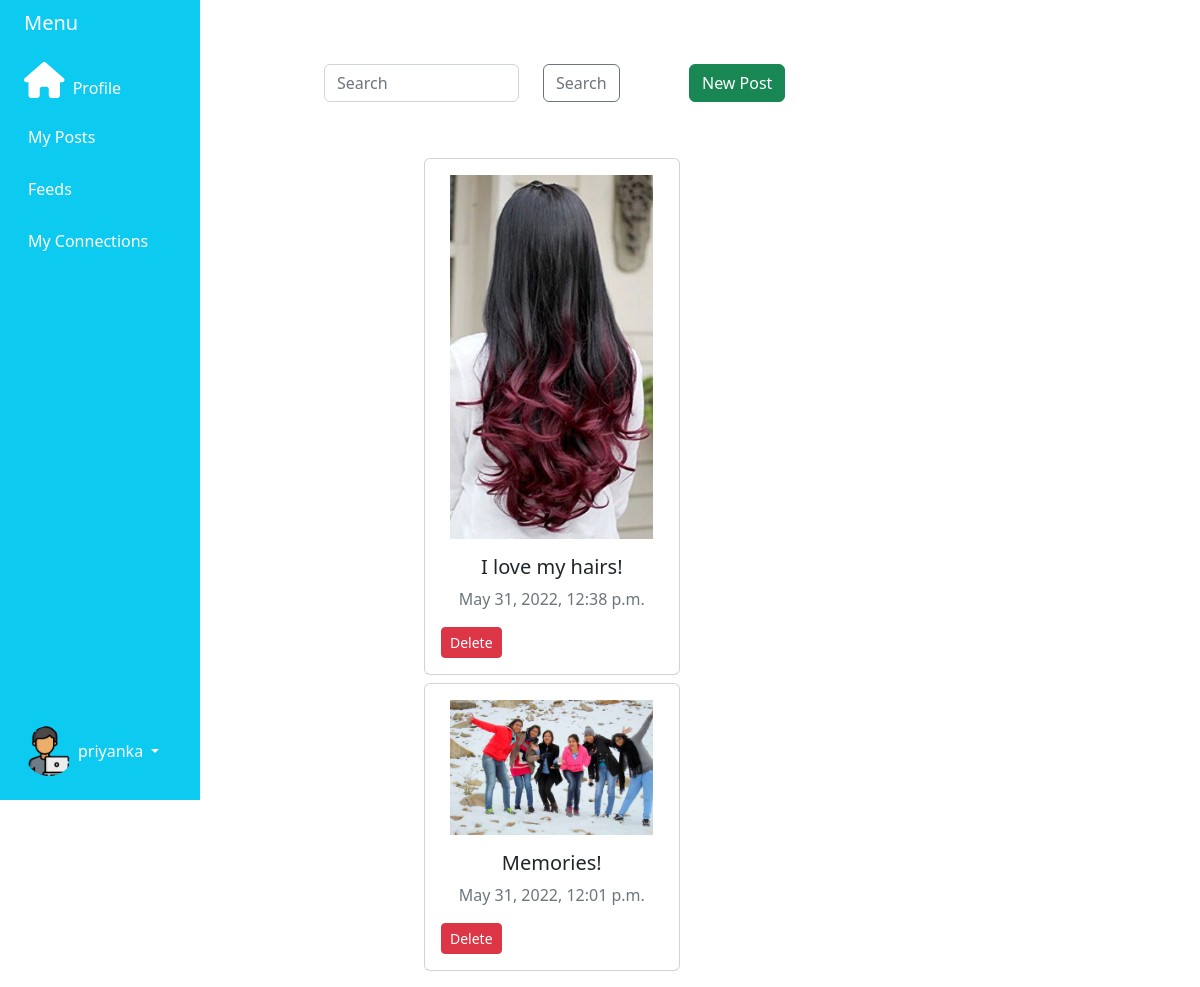
The page /social/mypost/ (signed in) on the database its author committed.
### social/models.py (models this page shows, shortened)
class MyPost(models.Model):
    pic = models.ImageField(upload_to = "images",null=True)
    subject = models.CharField(max_length=200)
    cr_date = models.DateTimeField(auto_now_add=True)
    uploaded_by = models.ForeignKey(to=django_user, on_delete=CASCADE,null=True, blank=True)

### social/views.py (the view)
# urls.py: path('mypost/',views.MyPostListView.as_view()),
@method_decorator(login_required,name="dispatch")
class MyPostListView(ListView):
    model = MyPost
    def get_queryset(self):
        si = self.request.GET.get("si")
        if si == None:
            si = ""
        return MyPost.objects.filter(Q(uploaded_by = self.request.user)).filter(Q(subject__icontains = si)).order_by("-id")

### social/templates/social/mypost_list.html
{% extends 'base.html' %}
{% block content %}
<br><br>
    <div class="container">
        <form>
        <div class="row justify-content-start">
          <div class="col-3">
            <input value="{{ request.GET.si }}" class="form-control col-2" type="search" placeholder="Search" aria-label="Search" name="si">
          </div>
          <div class="col-2">
            <button class="btn btn-outline-secondary my-2 my-sm-0" type="submit" value="Search">Search</button>
          </div>
          <div class="col-2">
            <a href="/social/mypost/create" class="btn btn-success">New Post</a>
          </div>
        </div>
</form>
</div>
<br><br>
<div class="container">
{% for n1 in mypost_list %}
<div class="card ml-4 mt-2" style="width: 30%; margin-left: 100px; ">
    <img class="card-img-top mx-auto pt-3" src="/media/{{n1.pic}}" alt="Card image cap" style="width: 80%;">
    <div class="card-body">
      <h5 class="card-title alin text-center">{{ n1.subject }}</h5>
      <p class="text-secondary mx-auto text-center">{{ n1.cr_date }}</p>
      <a href="/social/mypost/delete/{{n1.id}}" class="btn btn-danger btn-sm">Delete</a>
    </div>
  </div>
{% endfor %}
</div>
{% endblock %}

### social/templates/base.html (shortened to what this page needs)
{% load static %}
<!DOCTYPE html>
<html lang="en">
<head>
    <link href="https://cdn.jsdelivr.net/npm/bootstrap@5.2.0-beta1/dist/css/bootstrap.min.css" rel="stylesheet">
    <link href="{% static 'styles.css' %}" rel="stylesheet">
</head>
<body>
<div class="container-fluid">
    <div class="row flex-nowrap">
        <div class="col-auto col-md-3 col-xl-2 px-sm-2 px-0 bg-info" style="position: fixed;">
            <div class="d-flex flex-column align-items-center align-items-sm-start px-3 pt-2 text-white min-vh-100">
                <a href="/" class="d-flex align-items-center pb-3 mb-md-0 me-md-auto text-white text-decoration-none">
                    <span class="fs-5 d-none d-sm-inline">Menu</span>
                </a>
                <ul class="nav nav-pills flex-column mb-sm-auto mb-0 align-items-center align-items-sm-start" id="menu">
                        {% if user.is_authenticated %}
                        <a href="/social/home" class="nav-link align-middle px-0 text-white">
                            <i class='fas fa-home' style='font-size:36px'></i> <span class="ms-1 d-none d-sm-inline">Profile</span>
                        </a>
                        <a href="/social/mypost" class="nav-link px-0 align-middle">
                             <span class="ms-1 d-none d-sm-inline text-white">My Posts</span></a>
                        <a href="/social/feeds" class="nav-link px-0 align-middle">
                             <span class="ms-1 d-none d-sm-inline text-white">Feeds</span></a>
                        <a href="/social/connections" class="nav-link px-0 align-middle">
                             <span class="ms-1 d-none d-sm-inline text-white">My Connections</span></a>
                        {% endif %}
                </ul>
                <div class="dropdown pb-4">
                    <a href="#" class="d-flex align-items-center text-white text-decoration-none dropdown-toggle" id="dropdownUser1" data-bs-toggle="dropdown" aria-expanded="false">
                        <img src="{% static 'social/Images/programmer.png' %}" alt="hugenerd" width="50" height="50" class="rounded-circle">
                        <span class="d-none d-sm-inline mx-1">{{user.first_name}}</span>
                    </a>
                </div>
            </div>
        </div>
        <div class="col py-3" style="margin-left: 300px;">
            {% block content %}
            {% endblock %}
        </div>
    </div>
</div>
</body>
</html>

### rows shown on the page
MyPost: pic (picture), subject "I love my hairs!", cr_date "May 31, 2022, 12:38 p.m."
MyPost: pic (picture), subject "Memories!", cr_date "May 31, 2022, 12:01 p.m."

### other values the page prints
{{ user.first_name }} "priyanka"
